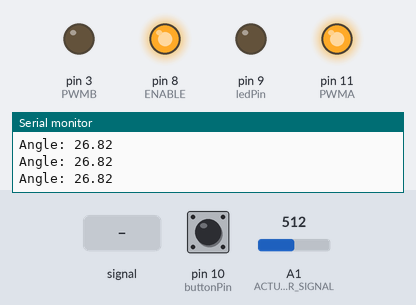
Bench run of a sketch on a simulated Arduino Uno, built with avr-gcc and run on an emulated ATmega328P. Parts: output pins drawn as LEDs (lit = HIGH), the last lines printed to the serial monitor. Inputs (shaded band) come from the test bench; at power-on: pin 10 (buttonPin) HIGH, A1 (ACTUATOR_SIGNAL) = 512.

Above: at 1.2 s.
1.3 s: A1 (ACTUATOR_SIGNAL) fed a 200 Hz sine of ±460 counts around its level
At 3.12 s:
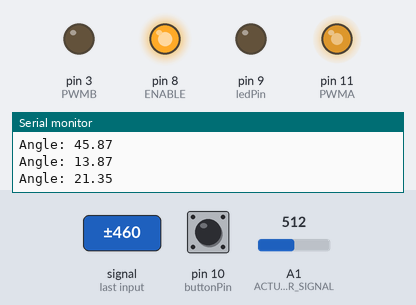
4.3 s: pin 10 (buttonPin) pulled LOW for 0.15 s
At 5.4 s:
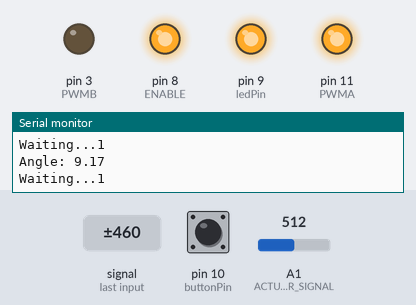
5.9 s: A1 (ACTUATOR_SIGNAL) set to 87
At 6.4 s:
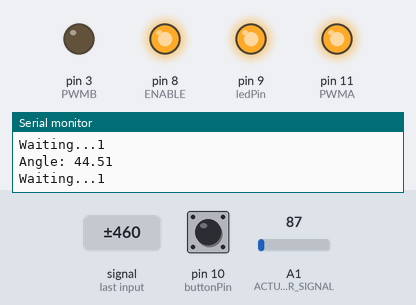
8.9 s: A1 (ACTUATOR_SIGNAL) set to 74
At 10.0 s:
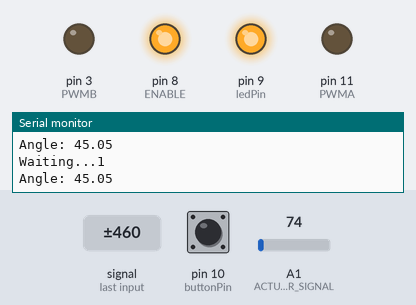
10.4 s: A1 (ACTUATOR_SIGNAL) set to 122
At 11.22 s:
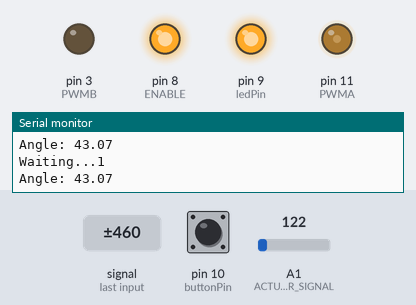
13.4 s: A1 (ACTUATOR_SIGNAL) set to 62
Timing chart, 0 to 23.6 s (numbered marks = the images above; inputs shaded):
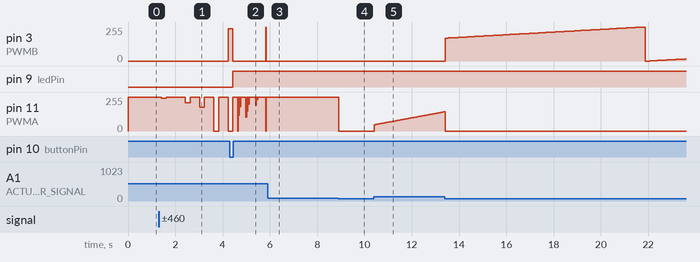

Measured:
- the behaviour switches between 79 and 78 on A1 (ACTUATOR_SIGNAL) (found by bisection; images 3 and 4)
- after the input at 1.3 s, pin 3 (PWMB): 0/255 → 243/255 after 2.9 s; pin 11 (PWMA): 255/255 → 246/255 after 0.11 s, → 255/255 0.20 s later, → 213/255 0.81 s later, → 255/255 0.20 s later, … (9 changes in this stretch)
- after the input at 4.3 s, pin 9 (ledPin): LOW → HIGH after 0.14 s
- after the input at 5.9 s, pin 3 (PWMB): stops changing and stays 0/255; pin 11 (PWMA): stops changing and stays 255/255
- after the input at 8.9 s, pin 11 (PWMA): 255/255 → 0/255 at once
- after the input at 10.4 s, pin 11 (PWMA): moves from 0/255 to 145/255 over 3.0 s, starting at once

The sketch:

PA-14_MegaMotoControl_SOP.ino
```cpp
/*
 *   Test code inputs desired angle of LOC using actuator potentiometer & PID
 *   @author Jonathan
 */

const int POTENTIOMETER_SIGNAL = A0; // potentiometer from actuator
const int ACTUATOR_SIGNAL = A1;      // potentiometer from throttle

int RUNSOP_BIT = 5; // bit to run SOP test procedure

const int ENABLE= 8; // enables board unless 5V is used which will keep enabled as long as Arduino has power.
const int PWMA = 11; // sends signals to control retraction
const int PWMB = 3;  // sends signals to control extension

const int POTENTIOMETER_MIN = 0;    // minimum position of throttle
const int POTENTIOMETER_MAX = 1023; // maximum position of throttle

const int ACTUATOR_MIN_POTENTIOMETER = 72;  // minimum position of actuator
const int ACTUATOR_MAX_POTENTIOMETER = 943; // maximum position of actuator

const double ACTUATOR_MIN_LENGTH = 16.23; // inches
const double ACTUATOR_MAX_LENGTH = 26.23; // inches

const double ROCKET_BEAM_LENGTH = 23.0;
const double BALOON_BEAM_LENGTH = 16.0;

//TEST BUTTON Constants
const int buttonPin = 10;
const int ledPin = 9;

/*================== TUNABLES ==================*/
const int BUFFER = 3;   // final position must be within range of the buffer

const double pK = 1;    // proportional constant // TUNE!
const double iK = 0.02; // integral constant     // TUNE!
const double dK = 0.00; // derivative constant   // TUNE!
/*================== TUNABLES ==================*/

/*================ ANGLE INPUT ================*/

double DESIRED_ANGLE = 45; // degrees // TUNE!
//const double DOF2_DESIRED_ANGLE = 45; // degrees // TUNE!

/*================ ANGLE INPUT ================*/

int raw_throttle_feedback;
int throttle_feedback;

int testProcedure;
//TEST BUTTON Variables
int buttonState = 0;
int flagSOP=0;

double actuator_potentiometer_position;
double actuator_position;
double angle;
double desired_angle_rad;
double desired_position;
double desired_potentiometer_position;
double error;            // records error between desired postion from current postion
double cumulative_error; // error built up over time
double previous_error;
double gradient;
double pCorrection;
double iCorrection;
double dCorrection;

/* put your setup code here, to run once */
void setup() {
  pinMode(ACTUATOR_SIGNAL, INPUT); // feedback from actuator
  pinMode(POTENTIOMETER_SIGNAL, INPUT); // feedback from potentiometer
  pinMode(ENABLE, OUTPUT);
  pinMode(PWMA, OUTPUT);
  pinMode(PWMB, OUTPUT);
  digitalWrite(ENABLE, HIGH);
  pinMode(RUNSOP_BIT, INPUT);

  //TEST BUTTON
  //Input or output?
  pinMode(ledPin, OUTPUT);
  pinMode(buttonPin, INPUT_PULLUP);

//  raw_throttle_feedback = analogRead(POTENTIOMETER_SIGNAL);
//  throttle_feedback = map(raw_throttle_feedback, POTENTIOMETER_MIN, POTENTIOMETER_MAX, ACTUATOR_MIN_POTENTIOMETER, ACTUATOR_MAX_POTENTIOMETER);

  actuator_potentiometer_position = analogRead(ACTUATOR_SIGNAL);
  actuator_position = mapFloat(actuator_potentiometer_position, ACTUATOR_MIN_POTENTIOMETER, ACTUATOR_MAX_POTENTIOMETER, ACTUATOR_MIN_LENGTH, ACTUATOR_MAX_LENGTH);
  angle = asin((pow(ROCKET_BEAM_LENGTH, 2) + pow(BALOON_BEAM_LENGTH, 2) - pow(actuator_position, 2)) / (2 * ROCKET_BEAM_LENGTH * BALOON_BEAM_LENGTH));
  desired_angle_rad = (PI/180) * DESIRED_ANGLE;
  desired_position = sqrt(pow(ROCKET_BEAM_LENGTH, 2) + pow(BALOON_BEAM_LENGTH, 2) - 2 * ROCKET_BEAM_LENGTH * BALOON_BEAM_LENGTH * sin(desired_angle_rad));
  desired_potentiometer_position = mapFloat(desired_position, ACTUATOR_MIN_LENGTH, ACTUATOR_MAX_LENGTH, ACTUATOR_MIN_POTENTIOMETER, ACTUATOR_MAX_POTENTIOMETER);

  cumulative_error = 0;
  previous_error = 0;

  Serial.begin(9600);

}

/* put your setup code here, to run once */
void loop() {
  error = getDesiredPosition() - getCurrentPosition();
  pCorrection = error * pK;
  cumulative_error = integrate();
  iCorrection = cumulative_error * iK;
  gradient = differentiate();
  dCorrection = gradient * dK;
  previous_error = error;
  controlActuator(getCorrections());

  //TEST BUTTON LOOP
  //Read button state (pressed or not pressed?)
  buttonState = digitalRead(buttonPin);

  //If button pressed...
  if (buttonState == LOW) {
    //...ones, turn led on!
    if ( flagSOP == 0){
      digitalWrite(ledPin, HIGH);
      flagSOP=1; //change flag variable
      RUNSOP_BIT = 1;
      Serial.print("led on ");
    }
    //...twice, turn led off!
    else if ( flagSOP == 1){
      digitalWrite(ledPin, LOW);
      flagSOP=0; //change flag variable again
      Serial.print("led off ");
    }
  }
  delay(200); //Small delay

  if(RUNSOP_BIT == 1) {
    runSOPInstructions();
  }
}
// angle relative to ground
// rotational angle of platform
// altitude
void runSOPInstructions() {
  testProcedure = RUNSOP_BIT;
  // 1DOF
  DESIRED_ANGLE = 45; // move to starting position
  while (!Serial.available()){
    Serial.print("Waiting...1 \n");
    error = getDesiredPosition() - getCurrentPosition();
    pCorrection = error * pK;
    cumulative_error = integrate();
    iCorrection = cumulative_error * iK;
    gradient = differentiate();
    dCorrection = gradient * dK;
    previous_error = error;
    controlActuator(getCorrections());
    //delay(1000);
    //Do Absolutely Nothing until something is received over the serial port
  }
  while (Serial.available()){
    Serial.read();
  }
  DESIRED_ANGLE == 15;
  Serial.print("Angle test 1\n"); // print current angle from IMU
  while (!Serial.available()){
    Serial.print("Waiting... 2\n");
    delay(1000);
    //Do Absolutely Nothing until something is received over the serial port
  }
  while (Serial.available()){
    Serial.read();
  }
  DESIRED_ANGLE = 30;
  Serial.print("Angle test 2\n"); // print current angle from IMU
  while (!Serial.available()){
    Serial.print("Waiting...3\n");
    delay(1000);
    //Do Absolutely Nothing until something is received over the serial port
  }
  while (Serial.available()){
    Serial.read();
  }
  DESIRED_ANGLE = 70; // or the maximum from vertical
  Serial.print("Angle test 3\n"); // print current angle from IMU
  while (!Serial.available()){
    Serial.print("Waiting...4\n");
    delay(1000);
    //Do Absolutely Nothing until something is received over the serial port
  }
  while (Serial.available()){
    Serial.read();
  }
  DESIRED_ANGLE = 45; // back to start position
  Serial.print("END 1 DOF\n");
  digitalWrite(ledPin, LOW);
  flagSOP = 0;
  RUNSOP_BIT = 0;
  // 2DOF
  /*DOF2_DESIRED_ANGLE = 0;
  while (!Serial.available()){
      //Do Absolutely Nothing until something is received over the serial port
    }
  if(testProcedure == 4) {
    // DOF2_DESIRED_ANGLE = 360; CW
    // serial.print(IMU_angle); print current angle from IMU
    while (!Serial.available()){
      serial.print("Waiting... Press Enter to continue...")
      //Do Absolutely Nothing until something is received over the serial port
    }
    testProcedure++ // = 5
  }
  if(testProcedure == 5) {
    // DOF2_DESIRED_ANGLE = -360; CCW
    // serial.print(IMU_angle); print current angle from IMU
    while (!Serial.available()){
      serial.print("Waiting... Press Enter to continue...")
      //Do Absolutely Nothing until something is received over the serial port
    }
  }
  // DOF2_DESIRED_ANGLE = 0;
  // end test
  RUNSOP_BIT = 0;*/
}

void checkPulse() {
  if(RUNSOP_BIT == 1) {

  }
}

double getDesiredPosition() {

//    raw_throttle_feedback = analogRead(POTENTIOMETER_SIGNAL); // read the throttle potentiometer to get the destination
//    throttle_feedback = map(raw_throttle_feedback, POTENTIOMETER_MIN, POTENTIOMETER_MAX, ACTUATOR_MIN_POTENTIOMETER, ACTUATOR_MAX_POTENTIOMETER); // convert the potentiometer feedback to match the actuator

  actuator_potentiometer_position = analogRead(ACTUATOR_SIGNAL); // read the actuator potentiometer to get the current position
  actuator_position = mapFloat(actuator_potentiometer_position, ACTUATOR_MIN_POTENTIOMETER, ACTUATOR_MAX_POTENTIOMETER, ACTUATOR_MIN_LENGTH, ACTUATOR_MAX_LENGTH); // maps to find length given actuator pot reading (inches)
  angle = asin((pow(ROCKET_BEAM_LENGTH, 2) + pow(BALOON_BEAM_LENGTH, 2) - pow(actuator_position, 2)) / (2 * ROCKET_BEAM_LENGTH * BALOON_BEAM_LENGTH)); // super insane math to find relative position given angle (NEWTON WOULD BE IMPRESSED)
  desired_potentiometer_position = mapFloat(desired_position, ACTUATOR_MIN_LENGTH, ACTUATOR_MAX_LENGTH, ACTUATOR_MIN_POTENTIOMETER, ACTUATOR_MAX_POTENTIOMETER); // maps desired position taken from desired angle and maps to actuator pot

  actuator_potentiometer_position = analogRead(ACTUATOR_SIGNAL);
  actuator_position = mapFloat(actuator_potentiometer_position, ACTUATOR_MIN_POTENTIOMETER, ACTUATOR_MAX_POTENTIOMETER, ACTUATOR_MIN_LENGTH, ACTUATOR_MAX_LENGTH);
  angle = asin((pow(ROCKET_BEAM_LENGTH, 2) + pow(BALOON_BEAM_LENGTH, 2) - pow(actuator_position, 2)) / (2 * ROCKET_BEAM_LENGTH * BALOON_BEAM_LENGTH));
  desired_angle_rad = (PI/180) * DESIRED_ANGLE;
  desired_position = sqrt(pow(ROCKET_BEAM_LENGTH, 2) + pow(BALOON_BEAM_LENGTH, 2) - 2 * ROCKET_BEAM_LENGTH * BALOON_BEAM_LENGTH * sin(desired_angle_rad));
  desired_potentiometer_position = mapFloat(desired_position, ACTUATOR_MIN_LENGTH, ACTUATOR_MAX_LENGTH, ACTUATOR_MIN_POTENTIOMETER, ACTUATOR_MAX_POTENTIOMETER);

//    Serial.print("feedback : ");
//    Serial.println(feedback);

//    Serial.print("Actuator Position: ");
//    Serial.println(actuator_position);

    Serial.print("Angle: ");
    Serial.println(angle * (180/PI));

    return desired_potentiometer_position;
}

int getCurrentPosition() {

//  Serial.print("Actuator Position: ");
//  Serial.println(analogRead(ACTUATOR_SIGNAL));

  return analogRead(ACTUATOR_SIGNAL);
}


void controlActuator(int speed) {
  if (error >= BUFFER) {
    pushActuator(clamp(speed));
  } else if (error <= -BUFFER) {
    pullActuator(clamp(-speed));
  } else {
    stopActuator();
    cumulative_error = 0;
  }

//  Serial.print("Error: ");
//  Serial.println((int) error);
//  Serial.print("Speed :");
//  Serial.println(clamp(speed));
}

int getCorrections() {
  return (int) (pCorrection + iCorrection + dCorrection);
}

void stopActuator() {
  analogWrite(PWMA,0);
  analogWrite(PWMB,0);
}

void pushActuator(int speed) {
  analogWrite(PWMA, 0);
  analogWrite(PWMB, speed);
}

void pullActuator(int speed) {
  analogWrite(PWMA, speed);
  analogWrite(PWMB, 0);
}

int clamp(int speed) {
  if (abs(speed) > 255) {
    return 255;
  } else {
    return speed;
  }
}

int integrate() {
  if (abs(error) >= BUFFER && (abs(error) + abs(cumulative_error) <= (512/iK))) {
    return error + cumulative_error;
  } else if (abs(error) >= BUFFER) {
    return cumulative_error;
  } else {
    return 0;
  }

//  Serial.print("Cumulative Error: ");
//  Serial.println(cumulative_error);
}

int differentiate() {
  if (abs(error) >= BUFFER) {
    return error - previous_error;
  }

//  Serial.print("Gradient: ");
//  Serial.println(gradient);
}

double mapFloat(double in, double in_min, double in_max, double out_min, double out_max) {
  return (in - in_min) * (out_max - out_min) / (in_max - in_min) + out_min;
}
```
